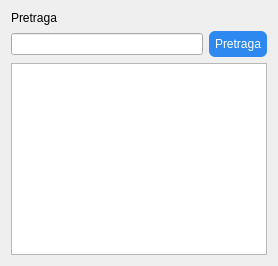
            <widget class="QWidget" name="leftSide" native="true">
             <layout class="QGridLayout" name="gridLayout_5">
              <item row="1" column="1">
               <widget class="QPushButton" name="searchButton">
                <property name="maximumSize">
                 <size>
                  <width>500</width>
                  <height>250</height>
                 </size>
                </property>
                <property name="cursor">
                 <cursorShape>PointingHandCursor</cursorShape>
                </property>
                <property name="styleSheet">
                 <string notr="true">QPushButton {
    background-color: #2d89ef;
    color: white;
    border-radius: 6px;
    padding: 6px;
}

QPushButton:hover {
    background-color: #1b5fbf;
}

QPushButton:pressed {
    background-color: #144a99;
}</string>
                </property>
                <property name="text">
                 <string>Pretraga</string>
                </property>
               </widget>
              </item>
              <item row="1" column="0">
               <widget class="QLineEdit" name="searchEdit"/>
              </item>
              <item row="0" column="0">
               <widget class="QLabel" name="searchLabel">
                <property name="text">
                 <string>Pretraga</string>
                </property>
               </widget>
              </item>
              <item row="2" column="0" colspan="2">
               <widget class="QTableWidget" name="cameraTable">
                <property name="cursor" stdset="0">
                 <cursorShape>PointingHandCursor</cursorShape>
                </property>
                <property name="verticalScrollBarPolicy">
                 <enum>Qt::ScrollBarAlwaysOff</enum>
                </property>
                <property name="horizontalScrollBarPolicy">
                 <enum>Qt::ScrollBarAlwaysOff</enum>
                </property>
                <property name="rowCount">
                 <number>0</number>
                </property>
                <property name="columnCount">
                 <number>0</number>
                </property>
               </widget>
              </item>
             </layout>
            </widget>
